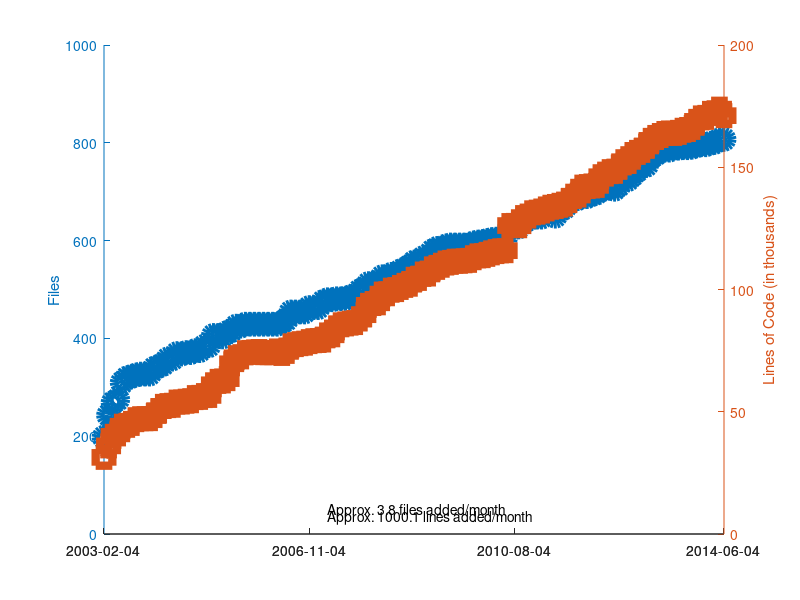

This chart was generated by the following MATLAB code:
clear all
clf
hold on

% These data were gathered using version 1.60 of the CLOC perl script:
% http://sourceforge.net/projects/cloc/files/cloc/v1.60/cloc-1.60.pl/download
%
% Lines of code are counted from include/*/*.h and src/*/*.C.
%
% The basic idea (which should be scripted) is to run:
% git checkout `git rev-list -n 1 --before="$my_date" master`
% cloc.pl src/*/*.C include/*/*.h
%
% The output looks like:
%      799 text files.
%      799 unique files.
%        0 files ignored.
%
% http://cloc.sourceforge.net v 1.60  T=3.43 s (233.1 files/s, 91171.7 lines/s)
% -------------------------------------------------------------------------------
% Language                     files          blank        comment           code
% -------------------------------------------------------------------------------
% C++                            416          43101          34649         135725
% C/C++ Header                   383          20283          42494          36260
% -------------------------------------------------------------------------------
% SUM:                           799          63384          77143         171985
% -------------------------------------------------------------------------------
%
% I only gathered the sum of code lines and the number of files, but
% clearly other data is available.
%
% For versions in SVN, the command to update to the version at a particular date is:
% svn update -r {2011-12-04}

% Date, Num Files, Num Lines
data = {
% 2003 - All data from archived svn repo
    % '2003-01-10', 158, 29088 % SVN revision 4 - this is the first revision with trunk/libmesh
    % '2003-01-20', 184, 28937 % SVN revision 11
    % '2003-01-24', 198, 31158 % SVN revision 23
    '2003-02-04', 198, 31344 % SVN revision 47
    '2003-03-04', 243, 36036
    '2003-04-04', 269, 39946
    '2003-05-04', 275, 40941
    '2003-06-04', 310, 44090
    '2003-07-04', 319, 44445
    '2003-08-04', 322, 45225
    '2003-09-04', 325, 46762
    '2003-10-04', 327, 47151
    '2003-11-04', 327, 47152 % Up to now, all the include files were in the same directory
    '2003-12-04', 327, 47184
% 2004 - All data from archived svn repo
    '2004-01-04', 339, 48437
    '2004-02-04', 343, 50455
    '2004-03-04', 347, 52198
    '2004-04-04', 358, 52515
    '2004-05-04', 358, 52653
    '2004-06-04', 369, 53953
    '2004-07-04', 368, 53981
    '2004-08-04', 371, 54316
    '2004-09-04', 371, 54510
    '2004-10-04', 375, 55785
    '2004-11-04', 375, 55880
    '2004-12-04', 384, 56612
% 2005 - All data from archived svn repo
    '2005-01-04', 385, 56674
    '2005-02-04', 406, 61034
    '2005-03-04', 406, 62423
    '2005-04-04', 403, 62595
    '2005-05-04', 412, 63540
    '2005-06-04', 416, 69619
    '2005-07-04', 425, 72092
    '2005-08-04', 425, 72445
    '2005-09-04', 429, 74148
    '2005-10-04', 429, 74263
    '2005-11-04', 429, 74486
    '2005-12-04', 429, 74629
% 2006 - All data from archived svn repo
    '2006-01-04', 429, 74161
    '2006-02-04', 429, 74165
    '2006-03-04', 429, 74170
    '2006-04-04', 429, 74864
    '2006-05-04', 433, 73847
    '2006-06-04', 438, 74681
    '2006-07-04', 454, 76954
    '2006-08-04', 454, 77464
    '2006-09-04', 454, 77843
    '2006-10-04', 454, 78051
    '2006-11-04', 463, 78683
    '2006-12-04', 463, 79057
% 2007 - All data from archived svn repo
    '2007-01-04', 463, 79149
    '2007-02-04', 475, 79344
    '2007-03-04', 479, 81416
    '2007-04-04', 479, 81468
    '2007-05-04', 481, 84312
    '2007-06-04', 481, 85565
    '2007-07-04', 482, 85924
    '2007-08-04', 485, 86248
    '2007-09-04', 487, 86481
    '2007-10-04', 497, 87926
    '2007-11-04', 502, 89687
    '2007-12-04', 512, 93523
% 2008 - All data from archived svn repo
    '2008-01-04', 512, 94263
    '2008-02-04', 515, 94557
    '2008-03-04', 526, 98127
    '2008-04-04', 526, 98256
    '2008-05-04', 531, 99715
    '2008-06-04', 531, 99963
    '2008-07-04', 538, 100839
    '2008-08-04', 542, 101682
    '2008-09-04', 548, 102163
    '2008-10-04', 556, 104185
    '2008-11-04', 558, 104535
    '2008-12-04', 565, 106318
% 2009 - All data from archived svn repo
    '2009-01-04', 565, 106340
    '2009-02-04', 579, 108431
    '2009-03-04', 584, 109050
    '2009-04-04', 584, 109922
    '2009-05-04', 589, 110821
    '2009-06-04', 591, 111094
    '2009-07-04', 591, 111571
    '2009-08-04', 591, 111555
    '2009-09-04', 591, 111746
    '2009-10-04', 591, 111920
    '2009-11-04', 595, 112993
    '2009-12-04', 597, 113744
% 2010 - All data from archived svn repo
    '2010-01-04', 598, 113840
    '2010-02-04', 600, 114378
    '2010-03-04', 602, 114981
    '2010-04-04', 603, 115509
    '2010-05-04', 603, 115821
    '2010-06-04', 603, 115875
    '2010-07-04', 627, 126159
    '2010-08-04', 627, 126217
    '2010-09-04', 628, 126078
    '2010-10-04', 642, 129417
    '2010-11-04', 643, 130045
    '2010-12-04', 648, 131363
% 2011 - All data from archived svn repo
    '2011-01-04', 648, 131644
    '2011-02-04', 648, 132105
    '2011-03-04', 658, 132950
    '2011-04-04', 661, 133643
    '2011-05-04', 650, 133958
    '2011-06-04', 662, 134447
    '2011-07-04', 667, 134938
    '2011-08-04', 679, 136338
    '2011-09-04', 684, 138165
    '2011-10-04', 686, 138627
    '2011-11-04', 690, 141876
    '2011-12-04', 690, 142096
% 2012
    '2012-01-04', 694, 142345
    '2012-02-04', 697, 142585
    '2012-03-04', 703, 146127
    '2012-04-04', 706, 147191
    '2012-05-04', 708, 148202
    '2012-06-04', 705, 148334
    '2012-07-04', 713, 150066
    '2012-08-04', 727, 152269
    '2012-09-04', 725, 152381
    '2012-10-04', 734, 155213 % cloc reports 1092 and 1094 files for Oct/Nov, Don't know what happened...
    '2012-11-04', 743, 156082 % We moved from libmesh/src to src around here so maybe that caused it?
    '2012-12-04', 752, 156903
% 2013
    '2013-01-04', 754, 158689
    '2013-02-04', 770, 161001
    '2013-03-04', 776, 162189
    '2013-04-04', 783, 162986
    '2013-05-04', 785, 163808
    '2013-06-04', 785, 164022
    '2013-07-04', 789, 163854
    '2013-08-04', 789, 164269
    '2013-09-04', 790, 165129
    '2013-10-04', 790, 165447
    '2013-11-04', 791, 166287
    '2013-12-04', 794, 168772
% 2014
    '2014-01-04', 796, 170174
    '2014-02-04', 796, 170395
    '2014-03-04', 799, 172037
    '2014-04-04', 801, 172262
    '2014-05-04', 806, 173772
    '2014-06-04', 807, 171098
       };

% length works like you would expect it to for cell arrays.
N=length(data);

% Can't plot string data automatically?
x=linspace(1,N,N);

% Extract data
n_files = [data{:,2}];
n_lines = [data{:,3}];

% Only way to set linestyles with plotyy is after the fact, apparently.
% plotyy returns the axis handle first, followed by the two plot handles.
[haxis, h1, h2] = plotyy(x, n_files, x, n_lines ./ 1000);

% Make linear fit, the numbers tell approximate {n_files,n_lines} per month
files_fit = polyfit(x, n_files, 1);
lines_fit = polyfit(x, n_lines, 1);

files_per_month = files_fit(1);
lines_per_month = lines_fit(1);

text(50, 50, ['Approx. ', num2str(files_per_month, '%.1f'), ' files added/month']);
text(50, 35, ['Approx. ', num2str(lines_per_month, '%.1f'), ' lines added/month']);

% Label the axes
ylabel (haxis(1), 'Files');
ylabel (haxis(2), 'Lines of Code (in thousands)');

% Make thick lines - this looks better in PDF
set([h1, h2], 'linewidth', 6);

% Turn on markers
set(h1, 'marker', 'o');
set(h2, 'marker', 's');

% Use bigger markers
set([h1, h2], 'markersize', 12);

% Make dashed line?  Aquaterm doesn't seem to properly display this, but it
% does work in the PDF!
set(h1, 'linestyle', '--');

% Set the xticks and labels so that it shows dates instead of numbers.
xticksat = [1 ceil(N/3) floor(2*N/3) N];
set(haxis, 'xtick', xticksat);

for i=1:length(xticksat)
  xtlabels{i} = data{xticksat(i), 1};
end
set(haxis, 'xticklabel', xtlabels);

% Set some "paper" variables.  None of these seem to have any effect?
% set (gcf, "paperposition", [0.25, 0.25, 10.75, 8.25]);
% set (gcf, "papersize", [11, 8.5]);
% set (gcf, "paperorientation", 'landscape');

% Make a PDF of this plot.  I had to mess with setting the size
% manually through the print command, otherwise the right-hand axis
% was cut off.  I just picked 1920x1080 at random and it seemed to
% work...
print('-dpdf', '-S1920,1080', 'cloc_libmesh.pdf', '-FHelvetica:20');
